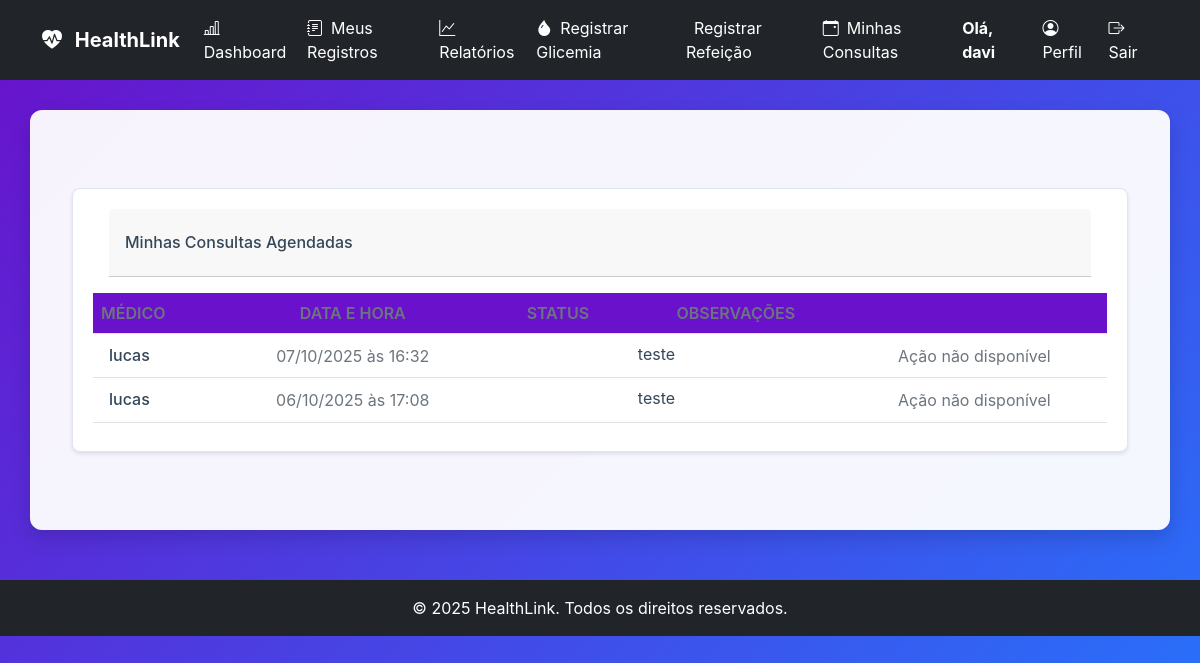
The page /minhas_consultas (signed in) on the database its author committed.
### tables this page shows
CREATE TABLE users (
                    id INTEGER PRIMARY KEY,
                    username TEXT UNIQUE NOT NULL,
                    password_hash TEXT NOT NULL,
                    role TEXT NOT NULL DEFAULT 'paciente',
                    email TEXT,
                    nome TEXT,
                    razao_ic REAL,
                    fator_sensibilidade REAL,
                    data_nascimento TEXT,
                    sexo TEXT
                , nome_completo TEXT, telefone TEXT, medico_id INTEGER, meta_glicemia INTEGER, documento TEXT, crm TEXT, especialidade TEXT, cns TEXT, ric_manha REAL, ric_almoco REAL, ric_jantar REAL, fsi_manha REAL, fsi_almoco REAL, fsi_jantar REAL);

CREATE TABLE agendamentos (
                    id INTEGER PRIMARY KEY,
                    paciente_id INTEGER NOT NULL,
                    medico_id INTEGER NOT NULL,
                    data_hora TEXT NOT NULL,
                    status TEXT NOT NULL, observacoes TEXT,
                    FOREIGN KEY (paciente_id) REFERENCES users (id),
                    FOREIGN KEY (medico_id) REFERENCES users (id)
                );

### app.py (the view)
@app.route('/minhas_consultas')
@login_required
def minhas_consultas():
    if not current_user.is_paciente:
        flash('Acesso não autorizado. Esta página é para pacientes.', 'danger')
        return redirect(url_for('dashboard'))
    agendamentos = db_manager.buscar_agendamentos_paciente(current_user.id)
    return render_template('minhas_consultas.html', agendamentos=agendamentos)

### app.py (called while the page is built)
def get_status_class(status):
    status = status.lower() # Garante que a comparação seja insensível a maiúsculas/minúsculas
    if status == 'agendado':
        return 'info'
    elif status == 'confirmado':
        return 'success'
    elif status == 'cancelado':
        return 'danger'
    elif status == 'realizado':
        return 'secondary'
    return 'light' # Cor padrão/fallback

@app.context_processor
def inject_now():
    return {'now': datetime.now}

### database_manager.py (called while the page is built)
    def get_db_connection(self):
        conn = sqlite3.connect(self.db_path)
        conn.execute("PRAGMA foreign_keys = ON;")
        conn.row_factory = sqlite3.Row
        return conn

    def carregar_usuario_por_id(self, user_id):
        conn = self.get_db_connection()
        user_data = conn.execute(
            "SELECT id, username, role, email, nome_completo, razao_ic, fator_sensibilidade, data_nascimento, sexo, telefone, medico_id FROM users WHERE id = ?",
            (user_id,)
        ).fetchone()
        conn.close()
        return dict(user_data) if user_data else None

### models.py (called while the page is built)
    @property
    def is_paciente(self):
        return self.role == 'paciente' or self.role == 'user'

### templates/minhas_consultas.html (shortened to what this page needs)
{% extends "base.html" %}
{% block content %}
<div class="container-fluid py-4">
    <div class="row">
        <div class="col-12">
            <div class="card my-4">
                <div class="card-header p-0 position-relative mt-n4 mx-3 z-index-2">
                    <div class="bg-gradient-primary shadow-primary border-radius-lg pt-4 pb-3">
                        <h6 class="text-white text-capitalize ps-3">Minhas Consultas Agendadas</h6>
                    </div>
                </div>
                <div class="card-body px-0 pb-2">
                    <div class="table-responsive p-0">
                        {% if agendamentos %}
                        <table class="table align-items-center mb-0">
                            <thead>
                                <tr>
                                    <th class="text-uppercase text-secondary text-xxs font-weight-bolder opacity-7">
                                        Médico</th>
                                    <th
                                        class="text-center text-uppercase text-secondary text-xxs font-weight-bolder opacity-7 ps-2">
                                        Data e Hora</th>
                                    <th
                                        class="text-center text-uppercase text-secondary text-xxs font-weight-bolder opacity-7">
                                        Status</th>
                                    <th
                                        class="text-center text-uppercase text-secondary text-xxs font-weight-bolder opacity-7">
                                        Observações</th>
                                    <th class="text-secondary opacity-7"></th>
                                </tr>
                            </thead>
                            <tbody>
                                {% for agendamento in agendamentos %}
                                <tr>
                                    <td>
                                        <div class="d-flex px-2 py-1">
                                            <div class="d-flex flex-column justify-content-center">
                                                <h6 class="mb-0 text-sm">{{ agendamento.medico_username }}</h6>
                                            </div>
                                        </div>
                                    </td>
                                    <td class="align-middle text-center text-sm">
                                        {% if agendamento.data_hora %}
                                        <span class="text-secondary text-xs font-weight-bold">{{
                                            agendamento.data_hora.strftime('%d/%m/%Y às %H:%M') }}</span>
                                        {% else %}
                                        <span class="text-danger text-xs font-weight-bold">Data Inválida/Não
                                            Configurada</span>
                                        {% endif %}
                                    </td>
                                    <td class="align-middle text-center text-sm">
                                        <span
                                            class="badge badge-sm bg-gradient-{{ get_status_class(agendamento.status) }}">{{
                                            agendamento.status | capitalize }}</span>
                                    </td>
                                    <td>
                                        <p class="text-xs font-weight-bold mb-0">{{ agendamento.observacoes or 'N/A' }}
                                        </p>
                                    </td>
                                    <td class="align-middle text-center">
                                        <div class="d-flex justify-content-center">
                                            {% if agendamento.status == 'agendado' %}
                                            <form action="{{ url_for('atualizar_status_paciente', id=agendamento.id) }}"
                                                method="post" class="d-inline-block me-2">
                                                <input type="hidden" name="novo_status" value="confirmado">
                                                <button type="submit" class="btn btn-sm btn-success mb-0"
                                                    title="Confirmar">
                                                    <i class="fas fa-check"></i>
                                                </button>
                                            </form>
                                            <form action="{{ url_for('atualizar_status_paciente', id=agendamento.id) }}"
                                                method="post" class="d-inline-block">
                                                <input type="hidden" name="novo_status" value="cancelado">
                                                <button type="submit" class="btn btn-sm btn-danger mb-0"
                                                    title="Cancelar">
                                                    <i class="fas fa-times"></i>
                                                </button>
                                            </form>
                                            {% else %}
                                            <span class="text-secondary text-xs font-weight-bold">Ação não
                                                disponível</span>
                                            {% endif %}
                                        </div>
                                    </td>
                                </tr>
                                {% endfor %}
                            </tbody>
                        </table>
                        {% else %}
                        <p class="text-center text-secondary mt-3">Nenhuma consulta agendada encontrada.</p>
                        {% endif %}
                    </div>
                </div>
            </div>
        </div>
    </div>
</div>
{% endblock %}

### templates/base.html (shortened to what this page needs)
<!DOCTYPE html>
<html lang="pt-br">
<head>
    <link href="https://cdn.jsdelivr.net/npm/bootstrap@5.3.0/dist/css/bootstrap.min.css" rel="stylesheet">
    <link href="https://cdn.jsdelivr.net/npm/bootstrap-icons/font/bootstrap-icons.css" rel="stylesheet">
    <link rel="stylesheet" href="https://cdnjs.cloudflare.com/ajax/libs/font-awesome/6.0.0-beta3/css/all.min.css">
    <link rel="stylesheet" href="{{ url_for('static', filename='css/style.css') }}">
</head>
<body>
    <nav class="navbar navbar-expand-lg navbar-dark bg-dark">
        <div class="container">
            <a class="navbar-brand fw-bold" href="{{ url_for('index') }}">
                <i class="bi bi-heart-pulse-fill me-2"></i> HealthLink
            </a>
            <div class="collapse navbar-collapse" id="navbarNav">
                <ul class="navbar-nav me-auto">
                    {% if current_user.is_authenticated %}
                    <li class="nav-item">
                        <a class="nav-link" href="{{ url_for('dashboard') }}">
                            <i class="bi bi-bar-chart-line me-2"></i>Dashboard
                        </a>
                    </li>
                    {% if current_user.is_paciente %}
                    <li class="nav-item">
                        <a class="nav-link" href="{{ url_for('registros') }}">
                            <i class="bi bi-journal-text me-2"></i>Meus Registros
                        </a>
                    </li>
                    <li class="nav-item">
                        <a class="nav-link" href="{{ url_for('relatorios.relatorios_page') }}">
                            <i class="bi bi-graph-up me-2"></i>Relatórios
                        </a>
                    </li>
                    <li class="nav-item">
                        <a class="nav-link" href="{{ url_for('registrar_glicemia') }}">
                            <i class="bi bi-droplet-fill me-2"></i>Registrar Glicemia
                        </a>
                    </li>
                    <li class="nav-item">
                        <a class="nav-link" href="{{ url_for('registrar_refeicao') }}">
                            Registrar Refeição
                        </a>
                    </li>
                    <li class="nav-item">
                        <a class="nav-link" href="{{ url_for('minhas_consultas') }}">
                            <i class="bi bi-calendar-event me-2"></i>Minhas Consultas
                        </a>
                    </li>
                    {% endif %}
                    {% endif %}
                </ul>
                <ul class="navbar-nav">
                    {% if current_user.is_authenticated %}
                    <li class="nav-item me-3 d-flex align-items-center">
                        <span class="navbar-text text-white fw-bold">
                            Olá, {{ current_user.username or current_user.nome_completo }}
                        </span>
                    </li>
                    <li class="nav-item">
                        <a class="nav-link" href="{{ url_for('perfil_paciente', paciente_id=current_user.id) }}">
                            <i class="bi bi-person-circle me-2"></i>Perfil
                        </a>
                    </li>
                    <li class="nav-item">
                        <a class="nav-link text-danger" href="{{ url_for('logout') }}">
                            <i class="bi bi-box-arrow-right me-2"></i>Sair
                        </a>
                    </li>
                    {% endif %}
                </ul>
            </div>
        </div>
    </nav>
    <main id="main-content">
        <div class="container">
            {% block content %}
            {% endblock %}
        </div>
    </main>
    <footer class="text-white text-center py-3 mt-5 bg-dark">
        &copy; {{ now().year }} HealthLink. Todos os direitos reservados.
    </footer>
</body>
</html>

### static/css/style.css (style rules this page uses)
:root { --primary-color: #007bff; --accent-color: #6a11cb; --text-dark: #344759; --text-light: white; --gradient-bg: linear-gradient(135deg, #6a11cb 0%, #2575fc 100%); --success-color: #28a745; --danger-color: #dc3545; --info-color: #17a2b8; --shadow-sm: 0 2px 4px rgba(0, 0, 0, 0.1); --shadow-lg: 0 8px 20px rgba(0, 0, 0, 0.15); }
body, html { margin: 0; padding: 0; height: 100%; font-family: -apple-system, BlinkMacSystemFont, "Segoe UI", Roboto, "Helvetica Neue", Arial, sans-serif; color: var(--text-dark); }
#app-wrapper, body { background: var(--gradient-bg); min-height: 100vh; }
#main-content { background-color: rgba(255, 255, 255, 0.95); border-radius: 12px; box-shadow: var(--shadow-lg); padding: 30px; margin: 30px auto 50px auto; max-width: 1200px; width: 95%; display: block; }
#main-content .container { max-width: 100%; width: 100%; margin-top: 0; padding: 0; background-color: transparent; }
.navbar-nav .nav-link, .navbar-brand { color: var(--text-light) !important; }
.card { background-color: white; border: 1px solid #e0e6ed; border-radius: 8px; box-shadow: var(--shadow-sm); padding: 20px; margin-bottom: 20px; }
.table th { background-color: var(--accent-color); color: white; font-weight: bold; }
.table td { color: var(--text-dark); }
.card a, .card h6, .card p { color: var(--text-dark) !important; background: transparent !important; }
.table thead { background-color: #5d2590; }
.table th { color: white; font-weight: 600; }

### rows shown on the page
users: username "davi"
agendamentos: medico_username "lucas", data_hora "07/10/2025 às 16:32", observacoes "teste", status "Ação não disponível"
agendamentos: medico_username "lucas", data_hora "06/10/2025 às 17:08", observacoes "teste", status "Ação não disponível"
